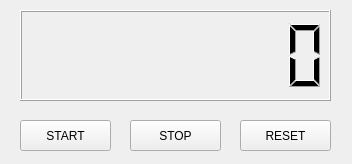
<?xml version="1.0" encoding="UTF-8"?>
<ui version="4.0">
 <class>MainWindow</class>
 <widget class="QMainWindow" name="MainWindow">
  <property name="geometry">
   <rect>
    <x>0</x>
    <y>0</y>
    <width>352</width>
    <height>164</height>
   </rect>
  </property>
  <property name="sizePolicy">
   <sizepolicy hsizetype="Preferred" vsizetype="Preferred">
    <horstretch>0</horstretch>
    <verstretch>0</verstretch>
   </sizepolicy>
  </property>
  <property name="minimumSize">
   <size>
    <width>352</width>
    <height>164</height>
   </size>
  </property>
  <property name="maximumSize">
   <size>
    <width>352</width>
    <height>164</height>
   </size>
  </property>
  <property name="windowTitle">
   <string>Timer</string>
  </property>
  <property name="windowIcon">
   <iconset>
    <normaloff>timer.ico</normaloff>timer.ico</iconset>
  </property>
  <widget class="QWidget" name="centralwidget">
   <widget class="QPushButton" name="startButton">
    <property name="geometry">
     <rect>
      <x>20</x>
      <y>120</y>
      <width>91</width>
      <height>31</height>
     </rect>
    </property>
    <property name="text">
     <string>START</string>
    </property>
   </widget>
   <widget class="QPushButton" name="stopButton">
    <property name="geometry">
     <rect>
      <x>130</x>
      <y>120</y>
      <width>91</width>
      <height>31</height>
     </rect>
    </property>
    <property name="text">
     <string>STOP</string>
    </property>
   </widget>
   <widget class="QPushButton" name="resetButton">
    <property name="geometry">
     <rect>
      <x>240</x>
      <y>120</y>
      <width>91</width>
      <height>31</height>
     </rect>
    </property>
    <property name="text">
     <string>RESET</string>
    </property>
   </widget>
   <widget class="QLCDNumber" name="lcdNumber">
    <property name="geometry">
     <rect>
      <x>20</x>
      <y>10</y>
      <width>311</width>
      <height>91</height>
     </rect>
    </property>
    <property name="smallDecimalPoint">
     <bool>false</bool>
    </property>
    <property name="digitCount">
     <number>8</number>
    </property>
    <property name="value" stdset="0">
     <double>0.000000000000000</double>
    </property>
    <property name="intValue" stdset="0">
     <number>0</number>
    </property>
   </widget>
  </widget>
 </widget>
 <resources/>
 <connections/>
</ui>
